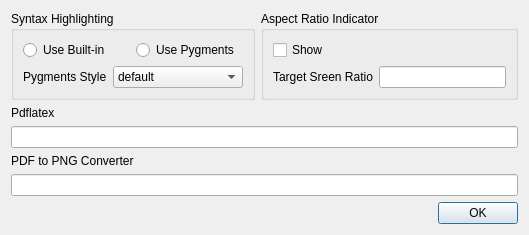
<?xml version="1.0" encoding="UTF-8"?>
<ui version="4.0">
 <class>Dialog</class>
 <widget class="QDialog" name="Dialog">
  <property name="geometry">
   <rect>
    <x>0</x>
    <y>0</y>
    <width>529</width>
    <height>221</height>
   </rect>
  </property>
  <property name="windowTitle">
   <string>Properties</string>
  </property>
  <property name="windowIcon">
   <iconset resource="icon/resources.qrc">
    <normaloff>:/images/ico.png</normaloff>:/images/ico.png</iconset>
  </property>
  <layout class="QVBoxLayout" name="verticalLayout_4">
   <item>
    <layout class="QHBoxLayout" name="horizontalLayout_4">
     <item>
      <widget class="QGroupBox" name="groupBox">
       <property name="title">
        <string>Syntax Highlighting</string>
       </property>
       <layout class="QVBoxLayout" name="verticalLayout_2">
        <item>
         <layout class="QHBoxLayout" name="horizontalLayout">
          <item>
           <widget class="QRadioButton" name="syntax_radio1">
            <property name="text">
             <string>Use Built-in</string>
            </property>
           </widget>
          </item>
          <item>
           <widget class="QRadioButton" name="syntax_radio2">
            <property name="text">
             <string>Use Pygments</string>
            </property>
           </widget>
          </item>
         </layout>
        </item>
        <item>
         <layout class="QHBoxLayout" name="horizontalLayout_2">
          <item>
           <widget class="QLabel" name="label">
            <property name="text">
             <string>Pygments Style</string>
            </property>
           </widget>
          </item>
          <item>
           <widget class="QComboBox" name="pygments_style">
            <item>
             <property name="text">
              <string>default</string>
             </property>
            </item>
            <item>
             <property name="text">
              <string>emacs</string>
             </property>
            </item>
            <item>
             <property name="text">
              <string>friendly</string>
             </property>
            </item>
            <item>
             <property name="text">
              <string>friendly_grayscale</string>
             </property>
            </item>
            <item>
             <property name="text">
              <string>colorful</string>
             </property>
            </item>
            <item>
             <property name="text">
              <string>autumn</string>
             </property>
            </item>
            <item>
             <property name="text">
              <string>murphy</string>
             </property>
            </item>
            <item>
             <property name="text">
              <string>manni</string>
             </property>
            </item>
            <item>
             <property name="text">
              <string>material</string>
             </property>
            </item>
            <item>
             <property name="text">
              <string>monokai</string>
             </property>
            </item>
            <item>
             <property name="text">
              <string>perldoc</string>
             </property>
            </item>
            <item>
             <property name="text">
              <string>pastie</string>
             </property>
            </item>
            <item>
             <property name="text">
              <string>borland</string>
             </property>
            </item>
            <item>
             <property name="text">
              <string>trac</string>
             </property>
            </item>
            <item>
             <property name="text">
              <string>native</string>
             </property>
            </item>
            <item>
             <property name="text">
              <string>fruity</string>
             </property>
            </item>
            <item>
             <property name="text">
              <string>bw</string>
             </property>
            </item>
            <item>
             <property name="text">
              <string>vim</string>
             </property>
            </item>
            <item>
             <property name="text">
              <string>vs</string>
             </property>
            </item>
            <item>
             <property name="text">
              <string>tango</string>
             </property>
            </item>
            <item>
             <property name="text">
              <string>rrt</string>
             </property>
            </item>
            <item>
             <property name="text">
              <string>xcode</string>
             </property>
            </item>
            <item>
             <property name="text">
              <string>igor</string>
             </property>
            </item>
            <item>
             <property name="text">
              <string>paraiso-light</string>
             </property>
            </item>
            <item>
             <property name="text">
              <string>paraiso-dark</string>
             </property>
            </item>
            <item>
             <property name="text">
              <string>lovelace</string>
             </property>
            </item>
            <item>
             <property name="text">
              <string>algol</string>
             </property>
            </item>
            <item>
             <property name="text">
              <string>algol_nu</string>
             </property>
            </item>
            <item>
             <property name="text">
              <string>arduino</string>
             </property>
            </item>
            <item>
             <property name="text">
              <string>rainbow_dash</string>
             </property>
            </item>
            <item>
             <property name="text">
              <string>abap</string>
             </property>
            </item>
            <item>
             <property name="text">
              <string>solarized-dark</string>
             </property>
            </item>
            <item>
             <property name="text">
              <string>solarized-light</string>
             </property>
            </item>
            <item>
             <property name="text">
              <string>sas</string>
             </property>
            </item>
            <item>
             <property name="text">
              <string>stata</string>
             </property>
            </item>
            <item>
             <property name="text">
              <string>stata-light</string>
             </property>
            </item>
            <item>
             <property name="text">
              <string>stata-dark</string>
             </property>
            </item>
            <item>
             <property name="text">
              <string>inkpot</string>
             </property>
            </item>
            <item>
             <property name="text">
              <string>zenburn</string>
             </property>
            </item>
            <item>
             <property name="text">
              <string>gruvbox-dark</string>
             </property>
            </item>
            <item>
             <property name="text">
              <string>gruvbox-light</string>
             </property>
            </item>
            <item>
             <property name="text">
              <string>dracula</string>
             </property>
            </item>
            <item>
             <property name="text">
              <string>one-dark</string>
             </property>
            </item>
            <item>
             <property name="text">
              <string>lilypond</string>
             </property>
            </item>
           </widget>
          </item>
         </layout>
        </item>
       </layout>
      </widget>
     </item>
     <item>
      <widget class="QGroupBox" name="groupBox_2">
       <property name="title">
        <string>Aspect Ratio Indicator</string>
       </property>
       <layout class="QVBoxLayout" name="verticalLayout_3">
        <item>
         <widget class="QCheckBox" name="aspect_ratio_show">
          <property name="text">
           <string>Show</string>
          </property>
         </widget>
        </item>
        <item>
         <layout class="QHBoxLayout" name="pdflatex_edit">
          <item>
           <widget class="QLabel" name="label_2">
            <property name="text">
             <string>Target Sreen Ratio</string>
            </property>
           </widget>
          </item>
          <item>
           <widget class="QLineEdit" name="aspect_ratio_ratio"/>
          </item>
         </layout>
        </item>
       </layout>
      </widget>
     </item>
    </layout>
   </item>
   <item>
    <layout class="QVBoxLayout" name="verticalLayout">
     <item>
      <widget class="QLabel" name="label_3">
       <property name="text">
        <string>Pdflatex</string>
       </property>
      </widget>
     </item>
     <item>
      <widget class="QLineEdit" name="lineEdit_2"/>
     </item>
     <item>
      <widget class="QLabel" name="label_4">
       <property name="text">
        <string>PDF to PNG Converter</string>
       </property>
      </widget>
     </item>
     <item>
      <widget class="QLineEdit" name="image_converter_edit"/>
     </item>
    </layout>
   </item>
   <item>
    <widget class="QDialogButtonBox" name="buttonBox">
     <property name="orientation">
      <enum>Qt::Horizontal</enum>
     </property>
     <property name="standardButtons">
      <set>QDialogButtonBox::Ok</set>
     </property>
    </widget>
   </item>
  </layout>
 </widget>
 <resources>
  <include location="icon/resources.qrc"/>
 </resources>
 <connections/>
</ui>
